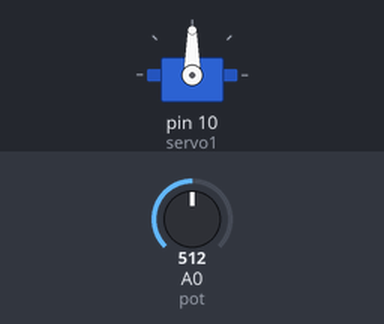
A sketch run on a simulated Arduino Uno, built with avr-gcc and run on an emulated ATmega328P. On the bench: servo. The inputs (shaded band) are chosen by the test bench; at power-on: A0 (pot) = 512.

Above: at 1.2 s.
1.3 s: A0 (pot) set to 716
At 2.5 s:
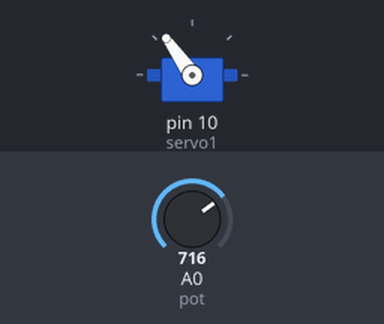
2.8 s: A0 (pot) set to 900
At 3.4 s:
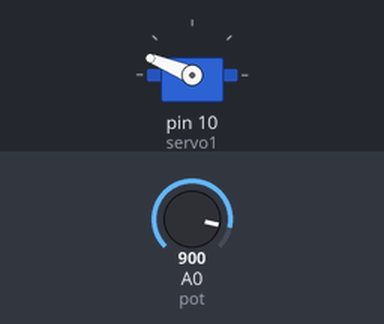
4.3 s: A0 (pot) set to 1023
At 4.8 s:
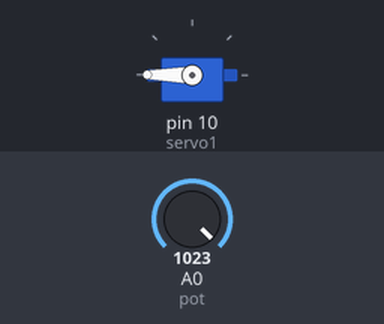
5.8 s: A0 (pot) set to 306
At 6.9 s:
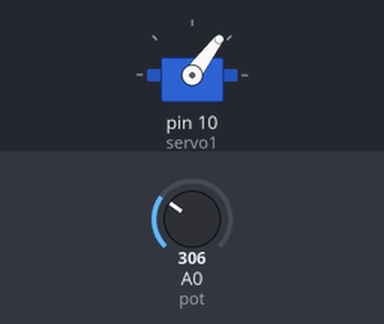
7.3 s: A0 (pot) set to 122
At 8.3 s:
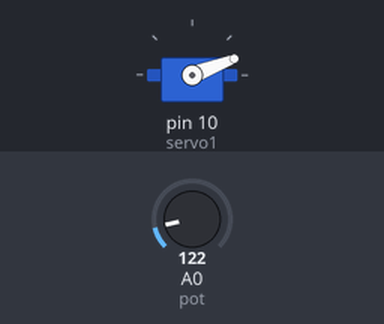
Timing chart, 0 to 9.8 s (numbered marks = the images above; inputs shaded):
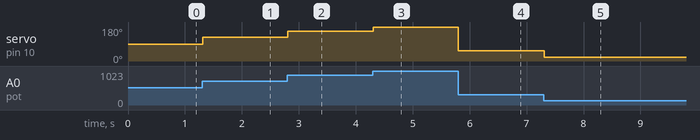

The sketch:

pengamatan-6.ino
```cpp
/*
 Mengakses pin 10 sebagai DC Servo dan Variable Resist
 */
#include <Servo.h>

Servo servo1;
int pot = A0;
int nilaiSensor;

void setup() {
  servo1.attach(10);
}

void loop() {
  nilaiSensor = analogRead(pot);
  nilaiSensor = map(nilaiSensor, 0, 1023, 0, 180);
  servo1.write(nilaiSensor);
  delay(15);
}
```

Measured:
- after the input at 1.3 s, servo on pin 10 (servo1): 90° → 125° at once
- after the input at 2.8 s, servo on pin 10 (servo1): 125° → 158° at once
- after the input at 4.3 s, servo on pin 10 (servo1): 158° → 180° at once
- after the input at 5.8 s, servo on pin 10 (servo1): 180° → 53° at once
- after the input at 7.3 s, servo on pin 10 (servo1): 53° → 21° at once
